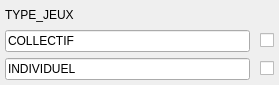
     <widget class="QWidget" name="scrollAreaWidgetContents_19">
      <property name="geometry">
       <rect>
        <x>0</x>
        <y>0</y>
        <width>279</width>
        <height>85</height>
       </rect>
      </property>
      <layout class="QGridLayout" name="gridLayout_20">
       <property name="leftMargin">
        <number>5</number>
       </property>
       <property name="topMargin">
        <number>5</number>
       </property>
       <property name="rightMargin">
        <number>5</number>
       </property>
       <property name="bottomMargin">
        <number>5</number>
       </property>
       <property name="horizontalSpacing">
        <number>10</number>
       </property>
       <item row="3" column="1">
        <widget class="QCheckBox" name="checkBox_5">
         <property name="text">
          <string/>
         </property>
        </widget>
       </item>
       <item row="3" column="0">
        <widget class="QLineEdit" name="lineEdit_21">
         <property name="text">
          <string>COLLECTIF </string>
         </property>
        </widget>
       </item>
       <item row="8" column="0">
        <widget class="QLineEdit" name="lineEdit_20">
         <property name="text">
          <string>INDIVIDUEL</string>
         </property>
        </widget>
       </item>
       <item row="8" column="1">
        <widget class="QCheckBox" name="checkBox_6">
         <property name="text">
          <string/>
         </property>
        </widget>
       </item>
       <item row="0" column="0">
        <widget class="QLabel" name="label_18">
         <property name="text">
          <string>TYPE_JEUX</string>
         </property>
        </widget>
       </item>
      </layout>
     </widget>
